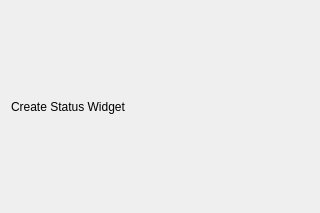
<ui version="4.0" >
 <class>CreateStatus</class>
 <widget class="QWidget" name="CreateStatus" >
  <property name="geometry" >
   <rect>
    <x>0</x>
    <y>0</y>
    <width>320</width>
    <height>213</height>
   </rect>
  </property>
  <property name="minimumSize" >
   <size>
    <width>320</width>
    <height>213</height>
   </size>
  </property>
  <property name="maximumSize" >
   <size>
    <width>320</width>
    <height>213</height>
   </size>
  </property>
  <property name="windowTitle" >
   <string>Form</string>
  </property>
  <layout class="QHBoxLayout" >
   <item>
    <widget class="QLabel" name="label" >
     <property name="text" >
      <string>Create Status Widget</string>
     </property>
    </widget>
   </item>
  </layout>
 </widget>
 <resources/>
 <connections/>
</ui>
